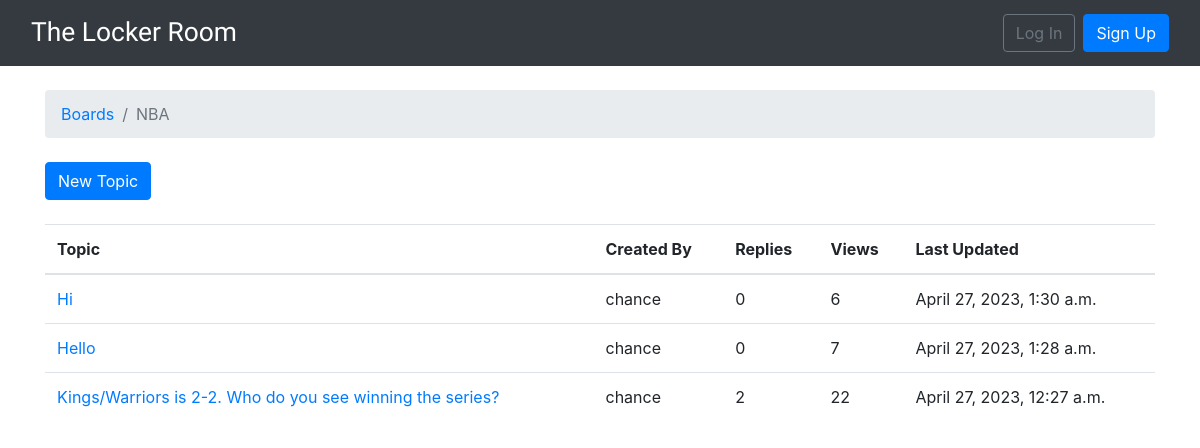
The app's page /boards/1/ with its own data.
### boards/models.py (models this page shows, shortened)
class Board(models.Model):
    name = models.CharField(max_length=30, unique=True)
    description = models.CharField(max_length=100)

class Topic(models.Model):
    subject = models.CharField(max_length=255)
    last_updated = models.DateTimeField(auto_now_add=True)
    board = models.ForeignKey(
        Board, related_name='topics', on_delete=models.CASCADE)
    starter = models.ForeignKey(
        User, related_name='topics', on_delete=models.CASCADE)
    views = models.PositiveIntegerField(default=0)

### boards/views.py (the view)
# urls.py: path('boards/<int:pk>/', views.TopicListView.as_view(), name='board_topics'),
class TopicListView(ListView):
    model = Topic
    context_object_name = 'topics'
    template_name = 'topics.html'
    paginate_by = 20
    def get_context_data(self, **kwargs):
        kwargs['board'] = self.board
        return super().get_context_data(**kwargs)
    def get_queryset(self):
        self.board = get_object_or_404(Board, pk=self.kwargs.get('pk'))
        queryset = self.board.topics.order_by(
            '-last_updated').annotate(replies=Count('posts') - 1)
        return queryset

### templates/topics.html (shortened to what this page needs)
{% extends 'boilerplate.html' %}
{% block breadcrumb %}
<li class="breadcrumb-item"><a href="{% url 'home' %}">Boards</a></li>
<li class="breadcrumb-item active">{{ board.name }}</li>
{% endblock %}
{% block content %}
<div class="mb-4">
    <a href="{% url 'new_topic' board.pk %}" class="btn btn-primary">New Topic</a>
</div>
<table class="table">
    <thead class="thead-inverse">
        <tr>
            <th>Topic</th>
            <th>Created By</th>
            <th>Replies</th>
            <th>Views</th>
            <th>Last Updated</th>
        </tr>
    </thead>
    <tbody>
        {% for topic in topics %}
        <tr>
            <td><a href="{% url 'topic_posts' board.pk topic.pk %}">{{ topic.subject }}</a></td>
            <td>{{ topic.starter.username }}</td>
            <td>{{ topic.replies }}</td>
            <td>{{ topic.views }}</td>
            <td>{{ topic.last_updated }}</td>
        </tr>
        {% endfor %}
    </tbody>
</table>
{% endblock %}

### records on screen
Board: name "NBA"
Topic: subject "Hi", starter.username "chance", replies "0", views "6", last_updated "April 27, 2023, 1:30 a.m."
Topic: subject "Hello", starter.username "chance", replies "0", views "7", last_updated "April 27, 2023, 1:28 a.m."
Topic: subject "Kings/Warriors is 2-2. Who do you see winning the series?", starter.username "chance", replies "2", views "22", last_updated "April 27, 2023, 12:27 a.m."
